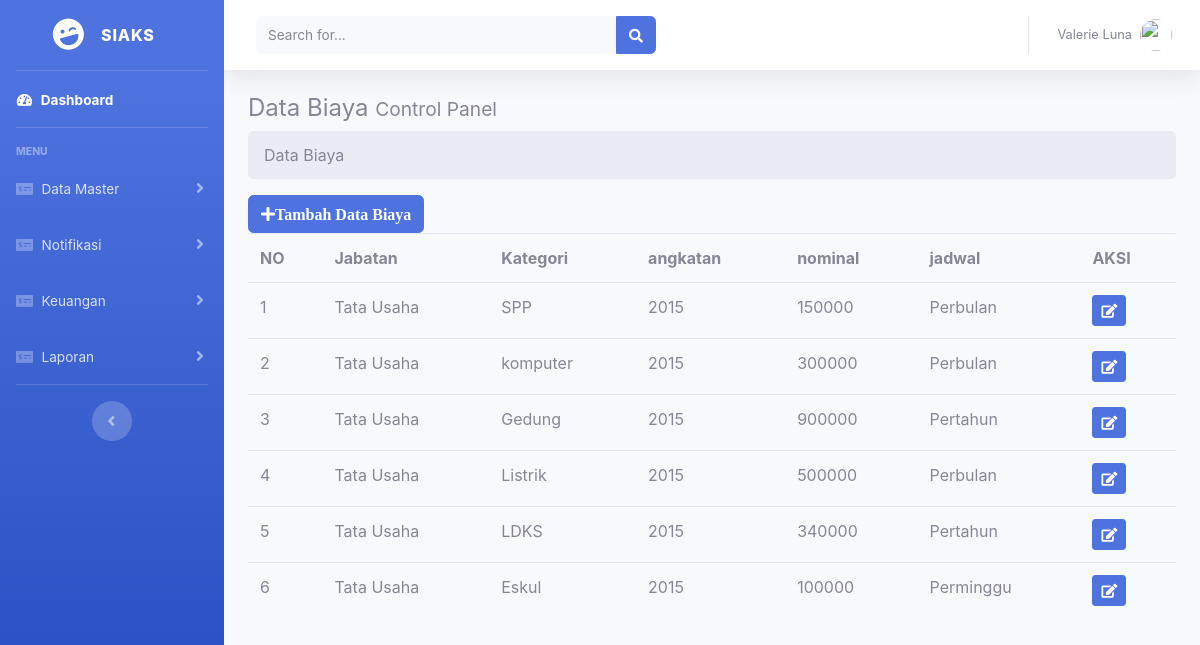
The page /index.php/biaya on the database its author committed.
### tables this page shows
CREATE TABLE `tbl_biaya` (
  `id_biaya` char(6) NOT NULL,
  `id_kk` varchar(50) NOT NULL,
  `angkatan` varchar(50) NOT NULL,
  `nominal` int(11) NOT NULL,
  `jadwal` varchar(50) NOT NULL,
  `id_jabatan` varchar(5) NOT NULL
);

CREATE TABLE `tbl_jabatan` (
  `id_jabatan` varchar(5) NOT NULL,
  `jabatan` varchar(50) NOT NULL,
  `status` varchar(30) NOT NULL
);

### application/controllers/biaya.php (called while the page is built, shortened)
<?php
class Biaya extends CI_Controller {
    public function index()
    {
        $this->load->model('m_bya');
        $data['biaya'] = $this->m_bya->jabatan()->result();
        $this->load->view('templates/header');
		$this->load->view('templates/sidebar');
		$this->load->view('v_biaya',$data);
		$this->load->view('templates/footer');
    }
}
?>

### index.php (called while the page is built, shortened)
<?php
require_once BASEPATH.'core/CodeIgniter.php';

### application/models/m_bya.php (called while the page is built, shortened)
<?php
class M_bya extends CI_Model {
    public function jabatan(){
        $this->db->select('*');
        $this->db->from('tbl_jabatan');
        $this->db->join('tbl_biaya','tbl_biaya.id_jabatan = tbl_jabatan.id_jabatan');
        return $this->db->get('');
    }
}
?>

### application/views/v_biaya.php (the view, shortened to what this page needs)
<div class="conten-wrapper container-fluid">
<section class="content-header">
<h4>
Data Biaya
<small> Control Panel</small>
</h4>
<ol class="breadcrumb">
<li class="active">Data Biaya</li>
</ol>
</section>
<section class="content">
<button class="btn btn-primary" data-toggle="modal" data-target="#exampleModal"><i class="fa fa-plus">Tambah Data Biaya</i></button>
<table class="table">
<tr>
<th>NO</th>
<th>Jabatan</th>
<th>Kategori</th>
<th>angkatan</th>
<th>nominal</th>
<th>jadwal</th>
<th colspan="2">AKSI</th>
</tr>
<?php
$no = 1;
foreach ($biaya as $bya) : ?>
<tr>
<td><?php echo $no++ ?></td>
<td><?php echo $bya->jabatan ?></td>
<td><?php echo $bya->id_kk ?></td>
<td><?php echo $bya->angkatan ?></td>
<td><?php echo $bya->nominal ?></td>
<td><?php echo $bya->jadwal ?></td>
<td><?php echo anchor('biaya/edit_biaya/'.$bya->id_biaya,'<div class="btn btn-primary btn-sm"><i class="fa fa-edit"></i></div>') ?></td>
</tr>
<?php endforeach; ?>
</table>
</section>
</div>

### application/views/templates/header.php (shortened to what this page needs)
<!DOCTYPE html>
<html lang="en">
<head>
  <link href="<?php echo base_url() ?>assets/vendor/fontawesome-free/css/all.min.css" rel="stylesheet" type="text/css">
  <link href="<?php echo base_url() ?>assets/css/sb-admin-2.min.css" rel="stylesheet">
</head>

### application/views/templates/sidebar.php (shortened to what this page needs)
<body id="page-top">
  <div id="wrapper">
    <ul class="navbar-nav bg-gradient-primary sidebar sidebar-dark accordion" id="accordionSidebar">
      <a class="sidebar-brand d-flex align-items-center justify-content-center" href="index.html">
        <div class="sidebar-brand-icon rotate-n-15">
          <i class="fas fa-laugh-wink"></i>
        </div>
        <div class="sidebar-brand-text mx-3">SIAKS <sup></sup></div>
      </a>
      <hr class="sidebar-divider my-0">
      <li class="nav-item active">
        <a class="nav-link" href="index.html">
          <i class="fas fa-fw fa-tachometer-alt"></i>
          <span>Dashboard</span></a>
      </li>
      <hr class="sidebar-divider">
      <div class="sidebar-heading">
        MENU
      </div>
 <li class="nav-item">
        <a class="nav-link collapsed" href="#" data-toggle="collapse" data-target="#collapseTwo" aria-expanded="true" aria-controls="collapseTwo">
          <i class="fas fa-money-check-alt"></i>
          <span>Data Master</span>
        </a>
      </li>
<li class="nav-item">
        <a class="nav-link collapsed" href="#" data-toggle="collapse" data-target="#collapseThree" aria-expanded="true" aria-controls="collapseThree">
          <i class="fas fa-money-check-alt"></i>
          <span>Notifikasi</span>
        </a>
      </li>
<li class="nav-item">
        <a class="nav-link collapsed" href="#" data-toggle="collapse" data-target="#collapsefour" aria-expanded="true" aria-controls="collapsefour">
          <i class="fas fa-money-check-alt"></i>
          <span>Keuangan</span>
        </a>
      </li>
<li class="nav-item">
        <a class="nav-link collapsed" href="#" data-toggle="collapse" data-target="#collapsefive" aria-expanded="true" aria-controls="collapsefive">
          <i class="fas fa-money-check-alt"></i>
          <span>Laporan</span>
        </a>
      </li>
      <hr class="sidebar-divider d-none d-md-block">
      <div class="text-center d-none d-md-inline">
        <button class="rounded-circle border-0" id="sidebarToggle"></button>
      </div>
    </ul>
    <div id="content-wrapper" class="d-flex flex-column">
      <div id="content">
        <nav class="navbar navbar-expand navbar-light bg-white topbar mb-4 static-top shadow">
          <form class="d-none d-sm-inline-block form-inline mr-auto ml-md-3 my-2 my-md-0 mw-100 navbar-search">
            <div class="input-group">
              <input type="text" class="form-control bg-light border-0 small" placeholder="Search for..." aria-label="Search" aria-describedby="basic-addon2">
              <div class="input-group-append">
                <button class="btn btn-primary" type="button">
                  <i class="fas fa-search fa-sm"></i>
                </button>
              </div>
            </div>
          </form>
          <ul class="navbar-nav ml-auto">
            <li class="nav-item dropdown no-arrow">
              <a class="nav-link dropdown-toggle" href="#" id="userDropdown" role="button" data-toggle="dropdown" aria-haspopup="true" aria-expanded="false">
                <span class="mr-2 d-none d-lg-inline text-gray-600 small">Valerie Luna</span>
                <img class="img-profile rounded-circle" src="https://source.unsplash.com/QAB-WJcbgJk/60x60">
              </a>
            </li>
          </ul>
        </nav>

### application/views/templates/footer.php (shortened to what this page needs)
</body>
</html>

### rows shown on the page
tbl_biaya: id_jabatan.jabatan "Tata Usaha", id_kk "SPP", angkatan "2015", nominal "150000", jadwal "Perbulan"
tbl_biaya: id_jabatan.jabatan "Tata Usaha", id_kk "komputer", angkatan "2015", nominal "300000", jadwal "Perbulan"
tbl_biaya: id_jabatan.jabatan "Tata Usaha", id_kk "Gedung", angkatan "2015", nominal "900000", jadwal "Pertahun"
tbl_biaya: id_jabatan.jabatan "Tata Usaha", id_kk "Listrik", angkatan "2015", nominal "500000", jadwal "Perbulan"
tbl_biaya: id_jabatan.jabatan "Tata Usaha", id_kk "LDKS", angkatan "2015", nominal "340000", jadwal "Pertahun"
tbl_biaya: id_jabatan.jabatan "Tata Usaha", id_kk "Eskul", angkatan "2015", nominal "100000", jadwal "Perminggu"
